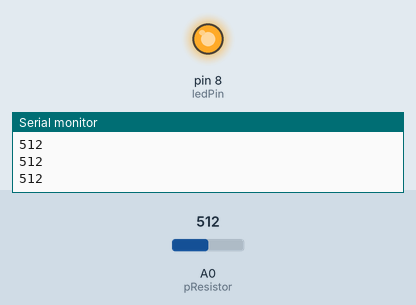
Bench run of a sketch on a simulated Arduino Uno, built with avr-gcc and run on an emulated ATmega328P. On the bench: output pins drawn as LEDs (lit = HIGH), the last lines printed to the serial monitor. Inputs (shaded band) come from the test bench; at power-on: A0 (pResistor) = 512.

Above: at 1.2 s.
1.3 s: A0 (pResistor) set to 493
At 2.2 s:
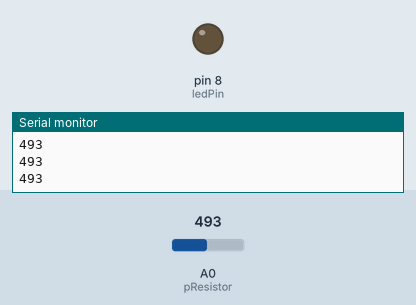
2.8 s: A0 (pResistor) set to 510
At 3.7 s:
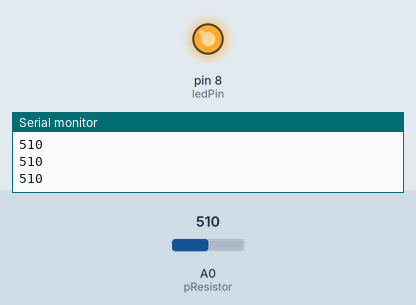
4.3 s: A0 (pResistor) set to 490
At 5.2 s:
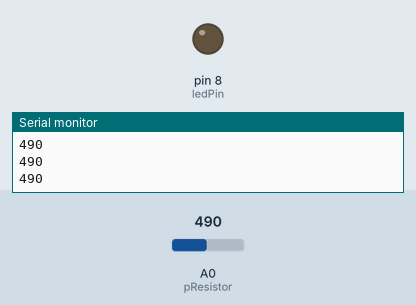
Timing chart, 0 to 7.3 s (numbered marks = the images above; inputs shaded):
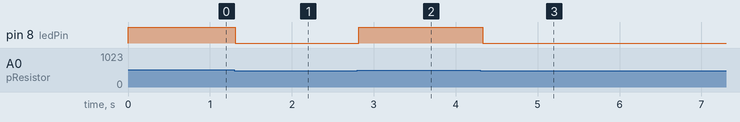

The sketch:

led_sensor.ino
```cpp
int pResistor = A0;
int ledPin = 8;

int value;

void setup(){
 pinMode(ledPin, OUTPUT);
 pinMode(pResistor, INPUT);
}

void loop(){
   Serial.begin(9600);
  value = analogRead(pResistor);

  if (value > 500){
    digitalWrite(ledPin, HIGH);
    Serial.println(value);
  }
  else{
    digitalWrite(ledPin, LOW);
    Serial.println(value);
  }

  delay(50);
}
```

Measured:
- the behaviour switches between 501 and 500 on A0 (pResistor) (found by bisection; images 0 and 1)
- after the input at 1.3 s, pin 8 (ledPin): HIGH → LOW at once
- after the input at 2.8 s, pin 8 (ledPin): LOW → HIGH at once
- after the input at 4.3 s, pin 8 (ledPin): HIGH → LOW at once
